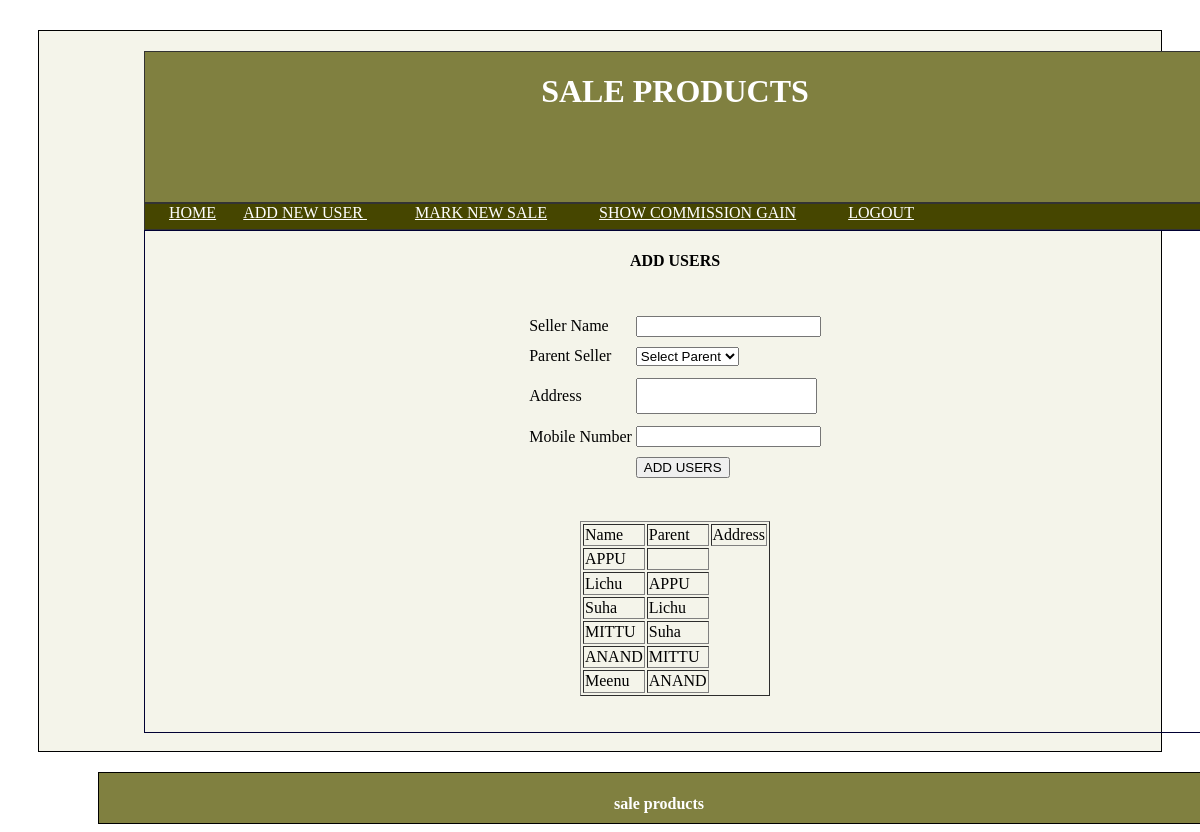
Screenshot of /login_view2.php (signed in) with the database file from the repository.
### tables this page shows
CREATE TABLE `tb_seller_users`  (
  `user_id` int(11) NOT NULL AUTO_INCREMENT,
  `name` varchar(100) NOT NULL,
  `address` varchar(255) NOT NULL,
  `mobile_number` bigint(12) NOT NULL,
  PRIMARY KEY (`user_id`) USING BTREE
);

### login_view2.php (the view, shortened to what this page needs)
<!DOCTYPE html PUBLIC "-//W3C//DTD XHTML 1.0 Transitional//EN" "http://www.w3.org/TR/xhtml1/DTD/xhtml1-transitional.dtd">
<html xmlns="http://www.w3.org/1999/xhtml">
<head>
<link rel="stylesheet" type="text/css" href="css/style.css" />
</head>
<div class="maindiv">
<div class="header">
<h1 align="center">
SALE PRODUCTS
</h1>
</div>
<div class="menubar">
<?php
require("menu.php");
?>
</div>
<div class="subdiv1">
<h4 align="center">ADD USERS</h4>
<form method="post" action="#" onsubmit="return validation()">
<table align="center" height="175">
<tr><td>Seller Name</td>
<td><input type="text" name="txt_name" id="txt_name" /></td>
</tr>
<tr><td>Parent Seller</td>
<td>
<select name="user_parent" id="user_parent">
<option value="">Select Parent</option>
</td>
</tr>
<tr><td>Address</td>
<td>
<textarea name="address" style="resize:none">
</textarea>
</td>
</tr>
<tr><td>Mobile Number</td>
<td>
<input type="text" name="txt_mobno" id="txt_name" />
</td>
</tr>
<tr><td></td>
<td><input type="submit"  value="ADD USERS" /></td>
</tr>
</table>
<?php
$query_user="SELECT * from tb_seller_users order by user_id";
   $result_user=mysql_query($query_user);
   ?>
   <table align="center" height="175" border="1">
   <tr><td>Name</td><td>Parent</td>
   <td>Address</td>
   </tr>
   <?php
while($row_result=mysql_fetch_array($result_user))
  {
	  $user_id=$row_result['user_id'];
	$query_hierarchy="SELECT parent_user_id from tb_user_hierarchy where user_id='$user_id'";
	  $result_hierarchy=mysql_query($query_hierarchy);
	  $parent_row=mysql_fetch_assoc($result_hierarchy);
	  $parent_id=$parent_row['parent_user_id'];
	  $query_parentname="SELECT name from tb_seller_users where user_id='$parent_id'";
   $result_parentname=mysql_query($query_parentname);
   $parentname_row=mysql_fetch_assoc($result_parentname);
   $parent_name=$parentname_row['name'];
    echo '<tr><td>'.$row_result['name'].'</td>';
	  echo '<td>'.$parent_name.'</td>';?>
	  <?php
  }
?>
   </tr>
   </table>
  </form>
<br />
</div>
<br />
</div>
<div class="bottamdiv">
<h4 align="center">sale products</h4>
</div>
</body>
</html>

### css/style.css (style rules this page uses)
.maindiv { width:auto; height:auto; border:1px solid #000; margin-left:30px; margin-top:30px; margin-right:30px; background-color:#F4F4EA; }
.header { height:150px; border:1px solid #333; width:1060px; margin-top:20px; margin-left:105px; background-color:#808040; color:#FFF; }
.menubar { height:25px; border:1px solid #333; width:1060px; margin-left:105px; background-color:#464600; color:#FFF; }
.subdiv1 { border:2px solid #0075EA; width:1060px; margin-left:105px; border:1px solid #003; }
.bottamdiv { border:1px solid #000; width:1120px; margin-top:20px; height:50px; margin-left:90px; color:#FFF; font-weight:bold; background-color:#808040; }

### rows the page displays
tb_seller_users: name "APPU"
tb_seller_users: name "Lichu", tb_seller_users.name "APPU"
tb_seller_users: name "Suha", tb_seller_users.name "Lichu"
tb_seller_users: name "MITTU", tb_seller_users.name "Suha"
tb_seller_users: name "ANAND", tb_seller_users.name "MITTU"
tb_seller_users: name "Meenu", tb_seller_users.name "ANAND"
